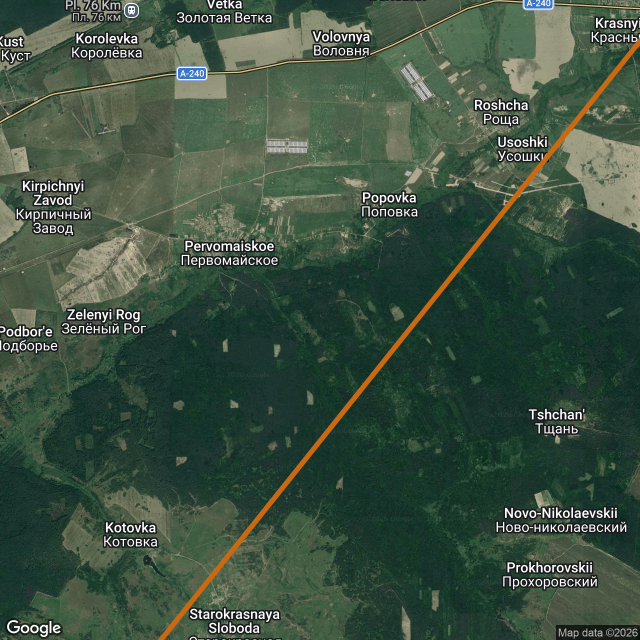
#> input picture kyiv-route-google-squares/14_W-18.png, 1280 x 1280 px (shown at 1/2 size)
$ python tile-grid-recognition-example.py
#> lines starting #> are read from the running program, lines starting #| are printed output that depends on the picture
#!/usr/bin/env python3
"""Build square metadata from the manifest and recognize a square by tile image."""

from __future__ import annotations

import argparse
import json
from dataclasses import dataclass
from pathlib import Path
from typing import Iterable

import numpy as np
from PIL import Image


ROOT = Path(__file__).resolve().parent
MANIFEST_PATH = ROOT / "kyiv-route-google-squares" / "route-squares.json"
DEFAULT_QUERY = ROOT / "kyiv-route-google-squares" / "14_W-18.png"
DEFAULT_OUTPUT = ROOT / "tile-grid-recognition-example.output.json"
HISTOGRAM_BINS = 12
THUMBNAIL_SIZE = 24


def bilinear_resample() -> int:
    if hasattr(Image, "Resampling"):
        return Image.Resampling.BILINEAR
    return Image.BILINEAR


@dataclass(frozen=True)
class Cell:
    label: str
    filename: str
    bounds: dict[str, float]
    center: dict[str, float]
    zoom: int
    row: int
    col: int

    @property
    def file_path(self) -> Path:
        return ROOT / "kyiv-route-google-squares" / self.filename

    @property
    def corners(self) -> list[dict[str, float]]:
        return [
            {"corner": "north_west", "lat": self.bounds["north"], "lng": self.bounds["west"]},
            {"corner": "north_east", "lat": self.bounds["north"], "lng": self.bounds["east"]},
            {"corner": "south_east", "lat": self.bounds["south"], "lng": self.bounds["east"]},
            {"corner": "south_west", "lat": self.bounds["south"], "lng": self.bounds["west"]},
        ]

    def to_preview(self) -> dict[str, object]:
        return {
            "label": self.label,
            "filename": self.filename,
            "grid_position": {"row": self.row, "col": self.col},
            "bounds": self.bounds,
            "center": self.center,
            "corners": self.corners,
        }


def normalize(v: np.ndarray) -> np.ndarray:
    norm = float(np.linalg.norm(v))
    if norm == 0.0:
        return v
    return v / norm


def compute_descriptor(image_path: Path) -> np.ndarray:
    resample = bilinear_resample()
    with Image.open(image_path) as image:
        rgb = image.convert("RGB").resize((THUMBNAIL_SIZE, THUMBNAIL_SIZE), resample=resample)
        gray = image.convert("L").resize((THUMBNAIL_SIZE, THUMBNAIL_SIZE), resample=resample)

    rgb_arr = np.asarray(rgb, dtype=np.float32) / 255.0
    gray_arr = np.asarray(gray, dtype=np.float32) / 255.0

    appearance = gray_arr.reshape(-1)

    histograms: list[np.ndarray] = []
    for channel in range(3):
        hist, _ = np.histogram(
            rgb_arr[:, :, channel],
            bins=HISTOGRAM_BINS,
            range=(0.0, 1.0),
            density=True,
        )
        histograms.append(hist.astype(np.float32))

    grad_x = np.abs(np.diff(gray_arr, axis=1))
    grad_y = np.abs(np.diff(gray_arr, axis=0))
    texture = np.array(
        [
            float(gray_arr.std()),
            float(grad_x.mean()),
            float(grad_y.mean()),
        ],
        dtype=np.float32,
    )

    descriptor = np.concatenate([appearance, *histograms, texture]).astype(np.float32)
    return normalize(descriptor)


def load_cells(manifest_path: Path) -> list[Cell]:
    data = json.loads(manifest_path.read_text())
    center_lats = sorted({round(cell["center"]["lat"], 12) for cell in data["cells"]}, reverse=True)
    center_lngs = sorted({round(cell["center"]["lng"], 12) for cell in data["cells"]})
    row_lookup = {lat: idx for idx, lat in enumerate(center_lats)}
    col_lookup = {lng: idx for idx, lng in enumerate(center_lngs)}

    cells: list[Cell] = []
    for raw_cell in data["cells"]:
        lat_key = round(raw_cell["center"]["lat"], 12)
        lng_key = round(raw_cell["center"]["lng"], 12)
        cells.append(
            Cell(
                label=raw_cell["label"],
                filename=raw_cell["filename"],
                bounds=raw_cell["bounds"],
                center=raw_cell["center"],
                zoom=raw_cell["zoom"],
                row=row_lookup[lat_key],
                col=col_lookup[lng_key],
            )
        )
    return cells


def score_against_reference(
    query_path: Path,
    cells: Iterable[Cell],
    top_k: int,
) -> tuple[list[dict[str, object]], list[dict[str, object]]]:
    query_descriptor = compute_descriptor(query_path)
    all_scores: list[dict[str, object]] = []
    non_self_scores: list[dict[str, object]] = []

    for cell in cells:
        similarity = float(np.dot(query_descriptor, compute_descriptor(cell.file_path)))
        row = {
            "label": cell.label,
            "filename": cell.filename,
            "similarity": round(similarity, 6),
        }
        all_scores.append(row)
        if cell.file_path.resolve() != query_path.resolve():
            non_self_scores.append(row)

    all_scores.sort(key=lambda item: item["similarity"], reverse=True)
    non_self_scores.sort(key=lambda item: item["similarity"], reverse=True)
    return all_scores[:top_k], non_self_scores[:top_k]


def find_cell_for_query(query_path: Path, cells: Iterable[Cell]) -> Cell | None:
    resolved_query = query_path.resolve()
    for cell in cells:
        if cell.file_path.resolve() == resolved_query:
            return cell
    return None


def build_output(query_path: Path, preview_count: int, top_k: int) -> dict[str, object]:
    manifest = json.loads(MANIFEST_PATH.read_text())
    cells = load_cells(MANIFEST_PATH)
    exact_matches, neighbor_matches = score_against_reference(query_path, cells, top_k=top_k)
    query_cell = find_cell_for_query(query_path, cells)

    preview_cells = cells[:preview_count]
    output: dict[str, object] = {
        "tool": "tile_grid_recognition_example",
        "version": 1,
        "dataset": {
            "manifest": str(MANIFEST_PATH.relative_to(ROOT)),
            "tile_count": len(cells),
            "image_size": manifest["imageSize"],
            "map_type": manifest["mapType"],
        },
        "square_building_example": {
            "explanation": (
                "Each square is built directly from a manifest cell: bounds define the four corners, "
                "while row and col are reconstructed from unique center latitude and longitude values."
            ),
            "cells": [cell.to_preview() for cell in preview_cells],
        },
        "recognition_example": {
            "query_file": str(query_path.relative_to(ROOT)),
            "recognized_square": exact_matches[0],
            "nearest_alternative_squares": neighbor_matches,
        },
    }

    if query_cell is not None:
        output["recognition_example"]["query_square"] = query_cell.to_preview()

    return output


def parse_args() -> argparse.Namespace:
    parser = argparse.ArgumentParser(
        description="Example of square construction and square recognition for route tiles."
    )
    parser.add_argument(
        "--query",
        default=str(DEFAULT_QUERY),
        help="Path to the PNG tile that should be recognized.",
    )
    parser.add_argument(
        "--top-k",
        type=int,
        default=3,
        help="How many best matches to keep in the output.",
    )
    parser.add_argument(
        "--preview-count",
        type=int,
        default=4,
        help="How many manifest cells to show in the square-building section.",
    )
    parser.add_argument(
        "--output",
        default=str(DEFAULT_OUTPUT),
        help="Where to write the JSON example output.",
    )
    return parser.parse_args()


def main() -> None:
    args = parse_args()
    query_path = Path(args.query).expanduser().resolve()
    output_path = Path(args.output).expanduser().resolve()

    if not MANIFEST_PATH.exists():
        raise FileNotFoundError(f"Manifest not found: {MANIFEST_PATH}")
    if not query_path.exists():
        raise FileNotFoundError(f"Query tile not found: {query_path}")

    result = build_output(query_path=query_path, preview_count=args.preview_count, top_k=args.top_k)
#> (reads kyiv-route-google-squares/route-squares.json from the repository)
#> in compute_descriptor, image is the input picture: PIL image 1280x1280 RGBA; mean R, G, B, A 61.8, 81.8, 65.3, 255
#> in compute_descriptor, `rgb = image.convert("RGB").resize((THUMBNAIL_SIZE, THUMBNAIL_SIZE), re..`:
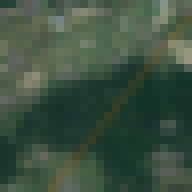
#> rgb: PIL image 24x24 RGB (shown 8 times larger); mean R, G, B 61.8, 81.8, 65.3
#> in compute_descriptor, `gray = image.convert("L").resize((THUMBNAIL_SIZE, THUMBNAIL_SIZE), res..`:
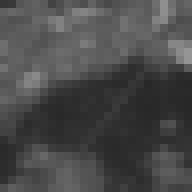
#> gray: PIL image 24x24 L (shown 8 times larger); min 40, max 149, mean 73.9
#> in compute_descriptor, `appearance = gray_arr.reshape(-1)`: appearance = 576 values, max 0.584 at index 167, min 0.157 at index 258, mean 0.29
#> the loop in compute_descriptor, `for channel in range(3):` made 3 passes
#> hist on passes 2 to 3: [0, 0, 4.35, 1.65, 4.35, 1.21, 0.396, 0.0417, 0, 0, 0, 0], [0, 1.25, 4.67, 3.96, 1.73, 0.354, 0.0417, 0, 0, 0, 0, 0]
#> after the loop in compute_descriptor, `for channel in range(3):`: histograms = [[0.25, 4.17, 1.52, 2.87, 2.54, 0.417, 0.188, 0.0417, 0, 0, 0, 0], [0, 0, 4.35, 1.65, 4.35, 1.21, 0.396, 0.0417, 0, 0, 0, 0], [0, 1.25, 4.67, 3.96, 1.73, 0.354, 0.0417, 0, 0, 0, 0, 0]]
#> in compute_descriptor, `grad_x = np.abs(np.diff(gray_arr, axis=1))`:
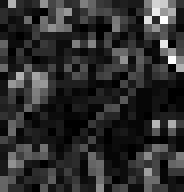
#> grad_x: shape (24, 23) float32 (shown 8 times larger); min 0, max 0.157, mean 0.0288; drawn with min black and max white
#> in compute_descriptor, `grad_y = np.abs(np.diff(gray_arr, axis=0))`:
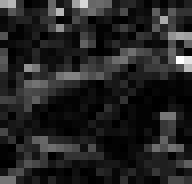
#> grad_y: shape (23, 24) float32 (shown 8 times larger); min 0, max 0.251, mean 0.0356; drawn with min black and max white
#> in compute_descriptor, `texture = np.array( [ float(gray_arr.std()), float(grad_x.mean()), flo..`: texture = [0.0978, 0.0288, 0.0356]
#> in compute_descriptor, `descriptor = np.concatenate([appearance, *histograms, texture]).astype..`: descriptor = 615 values, max 4.67 at index 602, min 0 at index 584, mean 0.33
#> in normalize, `norm = float(np.linalg.norm(v))`: norm = 13.15
#> in score_against_reference, `query_descriptor = compute_descriptor(query_path)`: query_descriptor = 615 values, max 0.355 at index 602, min 0 at index 584, mean 0.0251
    output_path.write_text(json.dumps(result, indent=2, ensure_ascii=False) + "\n")
    print(output_path)


if __name__ == "__main__":
#> (the run stopped early here; a loop or call above may not have finished)
